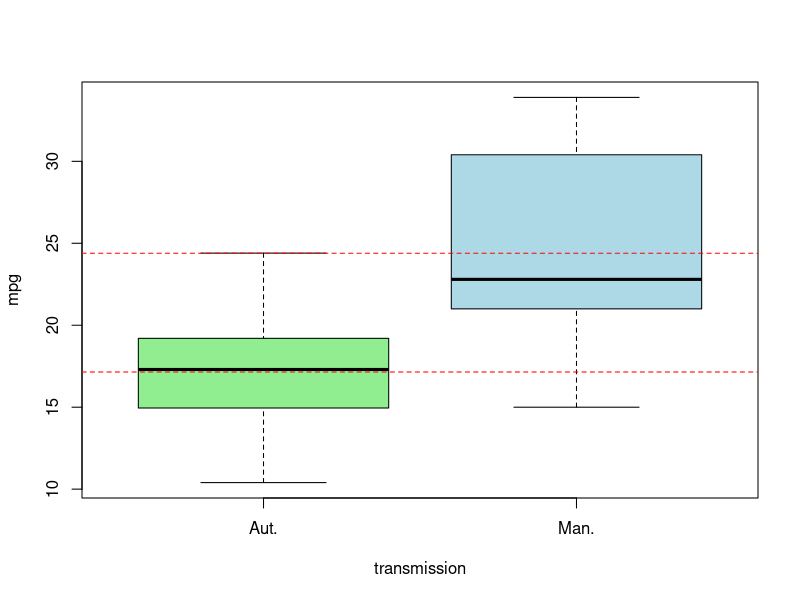

Here is the R script that generated this plot:
## ---- chunk 1
knitr::opts_chunk$set(echo = TRUE)
## ---- chunk 2
ds <- mtcars
head(ds, 5)
str(ds)
## ---- chunk 3
ds$am <- factor(ds$am,labels=c('Aut.','Man.'))
head(ds,5)
## ---- chunk 4
fit <- lm(mpg~am,data=ds)
summary(fit)
t.test(mpg~am,ds)
## ---- chunk 5
plot(ds$am,ds$mpg,col=c('lightgreen','lightblue'),xlab='transmission', ylab='mpg')
abline(h = mean(ds$mpg[ds$am == 'Aut.']),col='red',lty=2)
abline(h = mean(ds$mpg[ds$am == 'Man.']),col='red',lty=2)
